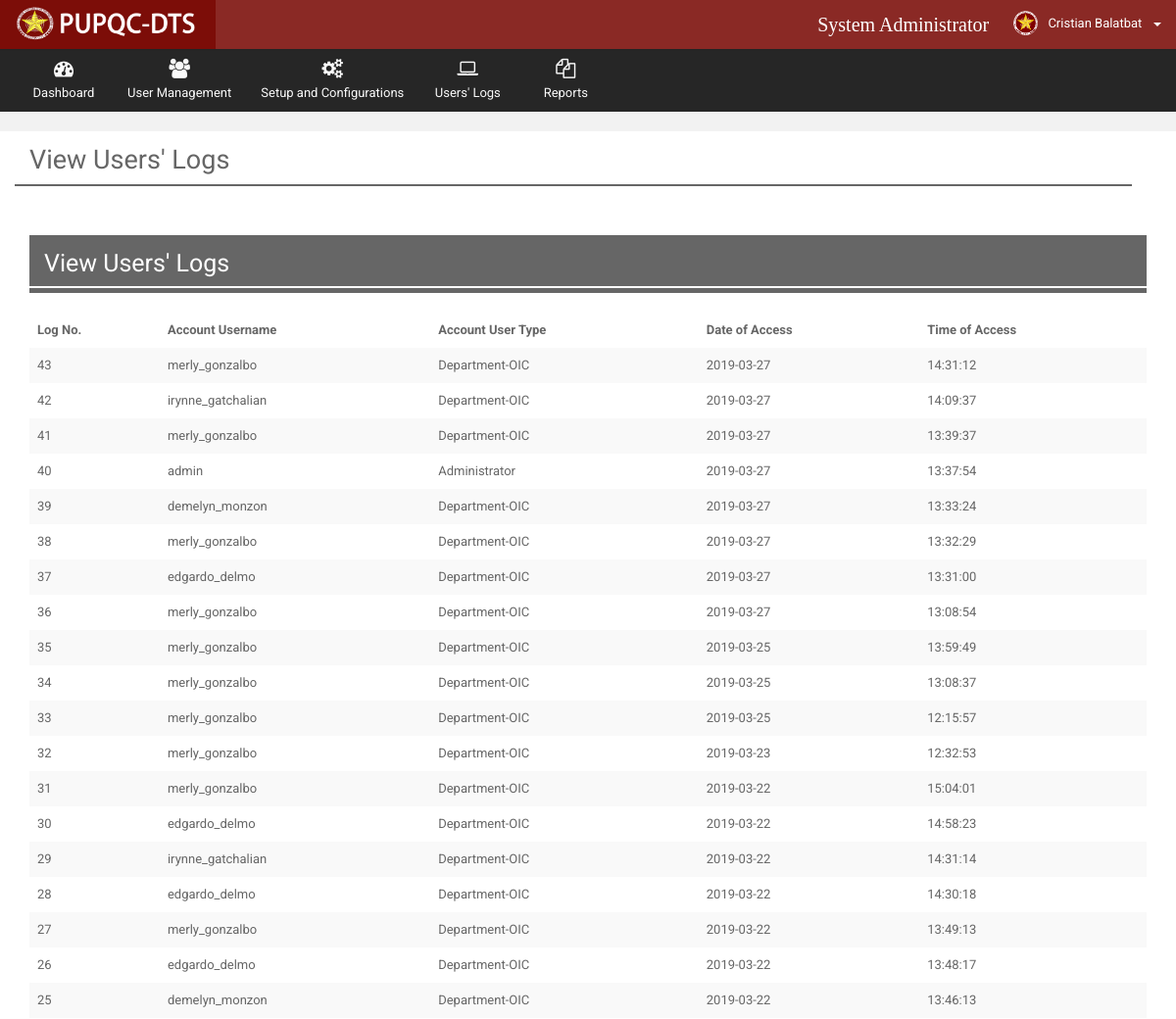
Before: /Web/Admin/views/users_log.php (signed in, upper part) with the older database file.
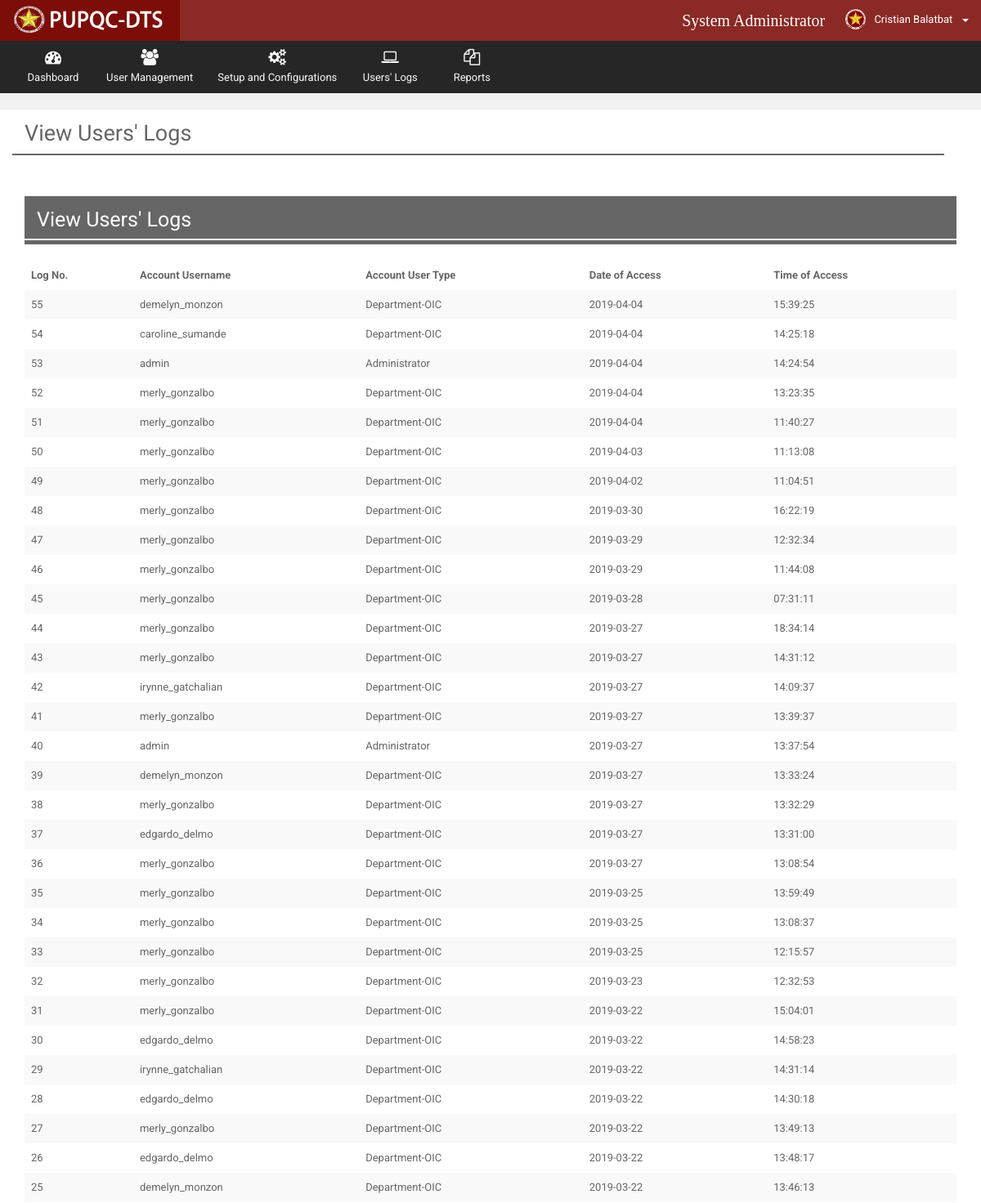
After: the same page with the newer database file.
### tables this page shows
CREATE TABLE `t_users_log` (
  `log_No` int(200) NOT NULL,
  `log_userID` int(10) NOT NULL,
  `log_usertype` int(10) NOT NULL,
  `log_datestamp` date NOT NULL,
  `log_timestamp` time NOT NULL
);

CREATE TABLE `t_accounts` (
  `acc_ID` int(10) NOT NULL,
  `acc_empID` int(10) NOT NULL,
  `acc_username` varchar(100) NOT NULL,
  `acc_password` varchar(100) NOT NULL,
  `acc_email` varchar(255) DEFAULT NULL,
  `acc_user_role` int(10) NOT NULL,
  `acc_active_flag` varchar(20) NOT NULL DEFAULT 'Active',
  `acc_timestamp` datetime NOT NULL DEFAULT CURRENT_TIMESTAMP,
  `acc_mod_date` datetime NOT NULL DEFAULT CURRENT_TIMESTAMP
);

CREATE TABLE `r_user_role` (
  `usr_ID` int(10) NOT NULL,
  `usr_desc` varchar(50) NOT NULL,
  `usr_stat` bit(1) NOT NULL,
  `usr_timestamp` datetime NOT NULL
);

### Web/Admin/views/users_log.php (the view, shortened to what this page needs)
<?php
    include("../utilities/Header.php");
    include("../utilities/Notification.php");
    include("../utilities/navibar.php");
    include("../utilities/Tables.php");
?>
      <div class="wrapper row-offcanvas row-offcanvas-left">
       <div class="content">
          <section class="main-content">
             <div class="col-md-12">
                    <h2 style="margin-top: 15px">View Users' Logs</h2>
                    <div class="row" style="padding:1px; background-color: #666666; margin-bottom: 50px; width: 100%"></div>
             </div>
            <div class="row" style="background-color: white">
              <div class="col-md-12">
                <div class="box-info">
                  <div class="col-md-12">
                    <div class="box-info">
                      <div class="panel-heading" style="background-color: #666666; ">
                        <h4 style="color: white; font-size: 25px">View Users' Logs</h4>
                        <div class="row" style="padding:1px; background-color:white;"></div>
                      </div>
                      <br>
                      <div class="adv-table">
                       <table id="datatables" class="table table-striped table-no-border">
                          <thead>
                          <tr>
                              <th>Log No.</th>
                              <th>Account Username</th>
                              <th>Account User Type</th>
                              <th>Date of Access</th>
                              <th>Time of Access</th>
                          </tr>
                          </thead>
                          <tbody>
                          <?php
                              $view_query = mysqli_query($connection,"SELECT * FROM `t_users_log` AS LOG
                                                                      INNER JOIN `t_accounts` AS ACC
                                                                      INNER JOIN `r_user_role` AS USR
                                                                      ON LOG.log_userID = ACC.acc_ID and
                                                                      LOG.log_usertype = USR.usr_ID ORDER BY LOG.Log_No DESC");
                              while($row = mysqli_fetch_assoc($view_query))
                              {
                                  $No = $row["log_No"];
                                  $username = $row["acc_username"];
                                  $userrole = $row["usr_desc"];
                                  $log_date = $row["log_datestamp"];
                                  $log_time = $row["log_timestamp"];
                          ?>
                              <tr class="gradeX">
                                  <td><?php echo $No; ?></td>
                                  <td width=""><?php echo $username ?></td>
                                  <td width=""><?php echo $userrole; ?></td>
                                  <td width=""><?php echo $log_date ?></td>
                                  <td width=""><?php echo $log_time ?></td>
                              </tr>
                          <?php } ?>
                          </tbody>
                        </table>
                      </div>
                    </div>
                  </div>
                </div>
              </div>
            </div>
          </section>
       </div>
      </div>
   </body>
</html>

Changed rows visible on the page:
added t_users_log: log_No "55", log_userID.acc_username "demelyn_monzon", r_user_role.usr_desc "Department-OIC", log_datestamp "2019-04-04", log_timestamp "15:39:25"
added t_users_log: log_No "54", log_userID.acc_username "caroline_sumande", r_user_role.usr_desc "Department-OIC", log_datestamp "2019-04-04", log_timestamp "14:25:18"
added t_users_log: log_No "53", log_userID.acc_username "admin", r_user_role.usr_desc "Administrator", log_datestamp "2019-04-04", log_timestamp "14:24:54"
added t_users_log: log_No "52", log_userID.acc_username "merly_gonzalbo", r_user_role.usr_desc "Department-OIC", log_datestamp "2019-04-04", log_timestamp "13:23:35"
added t_users_log: log_No "51", log_userID.acc_username "merly_gonzalbo", r_user_role.usr_desc "Department-OIC", log_datestamp "2019-04-04", log_timestamp "11:40:27"
added t_users_log: log_No "50", log_userID.acc_username "merly_gonzalbo", r_user_role.usr_desc "Department-OIC", log_datestamp "2019-04-03", log_timestamp "11:13:08"
added t_users_log: log_No "49", log_userID.acc_username "merly_gonzalbo", r_user_role.usr_desc "Department-OIC", log_datestamp "2019-04-02", log_timestamp "11:04:51"
added t_users_log: log_No "48", log_userID.acc_username "merly_gonzalbo", r_user_role.usr_desc "Department-OIC", log_datestamp "2019-03-30", log_timestamp "16:22:19"
added t_users_log: log_No "47", log_userID.acc_username "merly_gonzalbo", r_user_role.usr_desc "Department-OIC", log_datestamp "2019-03-29", log_timestamp "12:32:34"
added t_users_log: log_No "46", log_userID.acc_username "merly_gonzalbo", r_user_role.usr_desc "Department-OIC", log_datestamp "2019-03-29", log_timestamp "11:44:08"
added t_users_log: log_No "45", log_userID.acc_username "merly_gonzalbo", r_user_role.usr_desc "Department-OIC", log_datestamp "2019-03-28", log_timestamp "07:31:11"
added t_users_log: log_No "44", log_userID.acc_username "merly_gonzalbo", r_user_role.usr_desc "Department-OIC", log_datestamp "2019-03-27", log_timestamp "18:34:14"
